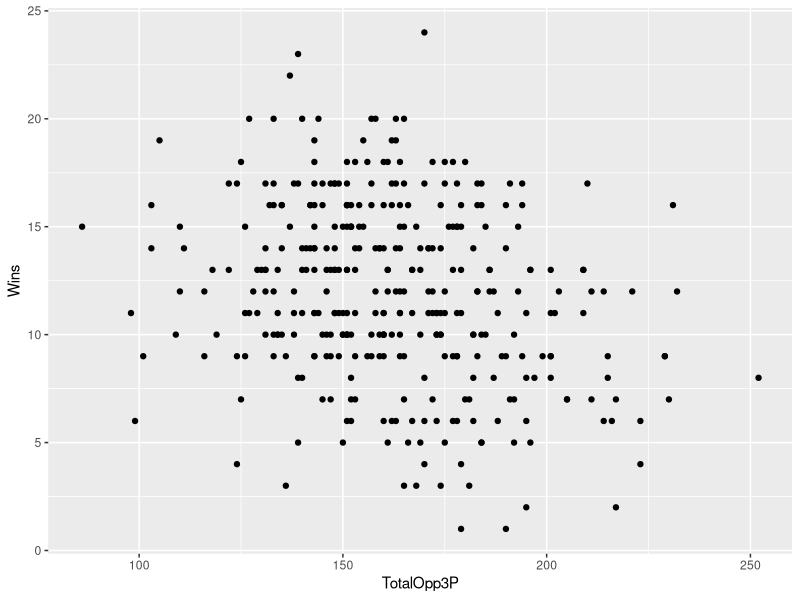
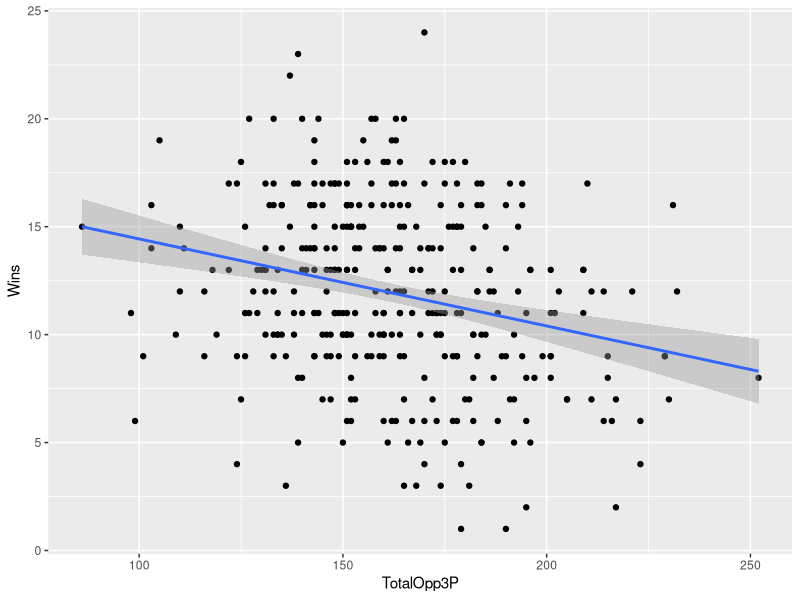
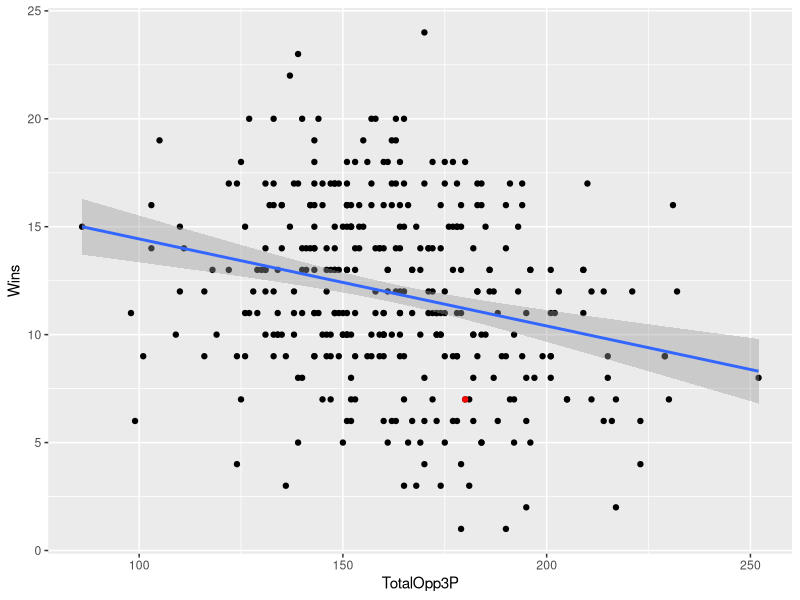

These charts were generated, in order, by the following R code:
## ---- chunk 1
library(tidyverse)
## ---- chunk 2
logs <- read_csv("data/logs20.csv")
## ---- chunk 3
winlosslogs <- logs %>% 
  mutate(
    winloss = case_when(
      grepl("W", W_L) ~ 1, 
      grepl("L", W_L) ~ 0)
)
## ---- chunk 4
threedef <- winlosslogs %>% 
  group_by(Team) %>% 
  summarize(
    Wins = sum(winloss), 
    TotalOpp3P = sum(Opponent3P)
    )
## ---- chunk 5
ggplot() + geom_point(data=threedef, aes(x=TotalOpp3P, y=Wins))
## ---- chunk 6
ggplot() + 
  geom_point(data=threedef, aes(x=TotalOpp3P, y=Wins)) +
  geom_smooth(data=threedef, aes(x=TotalOpp3P, y=Wins), method="lm")
## ---- chunk 7
fit <- lm(Wins ~ TotalOpp3P, data = threedef)
summary(fit)
## ---- chunk 8
nu <- threedef %>% filter(Team == "Nebraska Cornhuskers")
## ---- chunk 9
ggplot() + 
  geom_point(data=threedef, aes(x=TotalOpp3P, y=Wins)) +
  geom_smooth(data=threedef, aes(x=TotalOpp3P, y=Wins), method="lm") +
  geom_point(data=nu, aes(x=TotalOpp3P, y=Wins), color="red")
